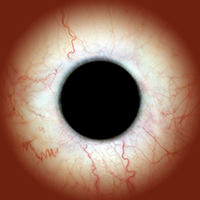
#> input picture Examples/KDS/FRDM-K64F120M/FRDM-K64F_Adafruit_SSD1351/Eyes/convert/defaultEye/sclera.png, 200 x 200 px
$ python tablegen.py defaultEye/sclera.png defaultEye/iris.png ../../../../tinyK22/tinyK22_SSD1331/Sources/eyes/convert/dragonEye/pupilMap.png ../../../../tinyK22/tinyK22_SSD1331/Sources/eyes/convert/dragonEye/pupilMap.png 5   (Python 2 division)
#> lines starting #> are read from the running program, lines starting #| are printed output that depends on the picture
#!/usr/bin/python

# Image converter for 'Uncanny Eyes' project.  Generates tables for
# eyeData.h file.  Requires Python Imaging Library.  Expects four image
# files: sclera, iris, upper lid map and lower lid map (defaults will be
# used if not specified).  Also generates polar coordinate map for iris
# rendering (pass diameter -- must be an even value -- as 5th argument).
# Output is to stdout; should be redirected to file for use.

# This is kinda some horrible copy-and-paste code right now for each of
# the four images...could be improved, but basically does the thing.

import sys
import math
from PIL import Image

columns = 8 # Number of columns in formatted output

# Write hex digit (with some formatting for C array) to stdout
def outputHex(n, digits):
	global columns, column, counter, limit
	column += 1                        # Increment column number
	if column >= columns:              # If max column exceeded...
		sys.stdout.write("\n  ")   # end current line, start new one
		column = 0                 # Reset column number
	sys.stdout.write("{0:#0{1}X}".format(n, digits + 2))
	counter += 1                       # Increment element index
	if counter < limit:                # If NOT last element in list...
		sys.stdout.write(",")      # add column between elements
		if column < (columns - 1): # and space if not last column
			sys.stdout.write(" ")
	else:
		print(" };");              # Cap off table


# OPEN AND VALIDATE SCLERA IMAGE FILE --------------------------------------

try:    filename = sys.argv[1]
except: filename = "sclera.png"
im     = Image.open(filename)
#> im is the input picture: PIL image 200x200 RGB; mean R, G, B 147.4, 107.7, 90.3
im     = im.convert("RGB")
pixels = im.load()

# GENERATE SCLERA ARRAY ----------------------------------------------------

# Initialize outputHex() global counters:
counter = 0                       # Index of next element to generate
column  = columns                 # Current column number in output
limit   = im.size[0] * im.size[1] # Total # of elements in generated list
#> limit = 40000

print "#define SCLERA_WIDTH  " + str(im.size[0])
#| #define SCLERA_WIDTH  200
print "#define SCLERA_HEIGHT " + str(im.size[1])
#| #define SCLERA_HEIGHT 200
print

sys.stdout.write("const uint16_t sclera[SCLERA_HEIGHT][SCLERA_WIDTH] = {")

# Convert 24-bit image to 16 bits:
for y in range(im.size[1]):
	for x in range(im.size[0]):
		p = pixels[x, y] # Pixel data (tuple)
		outputHex(((p[0] & 0b11111000) << 8) | # Convert 24-bit RGB
		          ((p[1] & 0b11111100) << 3) | # to 16-bit value w/
		          ( p[2] >> 3), 4)             # 5/6/5-bit packing


# OPEN AND VALIDATE IRIS IMAGE FILE ----------------------------------------

try:    filename = sys.argv[2]
except: filename = "iris.png"
im = Image.open(filename)
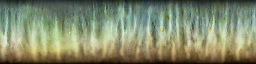
#> input picture Examples/KDS/FRDM-K64F120M/FRDM-K64F_Adafruit_SSD1351/Eyes/convert/defaultEye/iris.png, 256 x 64 px
#> im is the input picture: PIL image 256x64 RGB; mean R, G, B 128.8, 136.6, 106.7
if (im.size[0] > 512) or (im.size[1] > 128):
	sys.stderr.write("Image can't exceed 512 pixels wide or 128 pixels tall")
	exit(1)
im     = im.convert("RGB")
pixels = im.load()

# GENERATE IRIS ARRAY ------------------------------------------------------

counter = 0 # Reset outputHex() counters again for new table
column  = columns
limit   = im.size[0] * im.size[1]

print
print "#define IRIS_MAP_WIDTH  " + str(im.size[0])
print "#define IRIS_MAP_HEIGHT " + str(im.size[1])
print

sys.stdout.write("const uint16_t iris[IRIS_MAP_HEIGHT][IRIS_MAP_WIDTH] = {")

for y in range(im.size[1]):
	for x in range(im.size[0]):
		p = pixels[x, y] # Pixel data (tuple)
		outputHex(((p[0] & 0b11111000) << 8) | # Convert 24-bit RGB
		          ((p[1] & 0b11111100) << 3) | # to 16-bit value w/
		          ( p[2] >> 3), 4)             # 5/6/5-bit packing


# OPEN AND VALIDATE UPPER EYELID THRESHOLD MAP -----------------------------

try:    filename = sys.argv[3]
except: filename = "upper_left.png"
im = Image.open(filename)
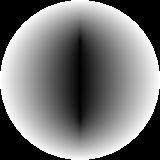
#> input picture Examples/KDS/tinyK22/tinyK22_SSD1331/Sources/eyes/convert/dragonEye/pupilMap.png, 160 x 160 px
#> im is the input picture: PIL image 160x160 L; min 0, max 255, mean 119.1
if (im.size[0] != 128) or (im.size[1] != 128):
	sys.stderr.write("Image size must match screen size")
#> (the run stopped early here; a loop or call above may not have finished)
